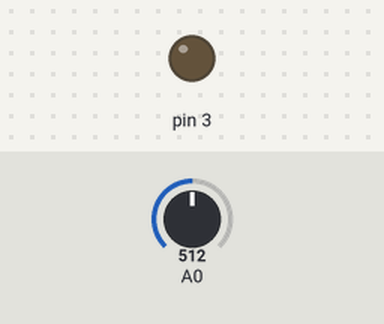
This sketch was run on a simulated Arduino Uno, built with avr-gcc and run on an emulated ATmega328P. Shown: output pins drawn as LEDs (lit = HIGH). Inputs (shaded band) come from the test bench; at power-on: A0 = 512.

Above: at 1.2 s.
1.3 s: A0 set to 1015
2.8 s: A0 set to 1023
At 4.0 s:
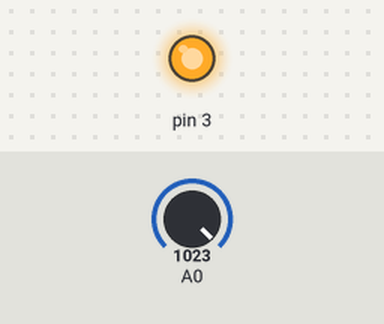
4.3 s: A0 set to 900
At 5.1 s:
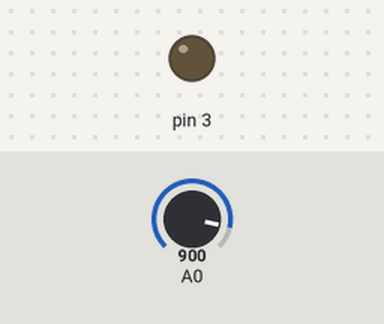
Timing chart, 0 to 7.3 s (numbered marks = the images above; inputs shaded):
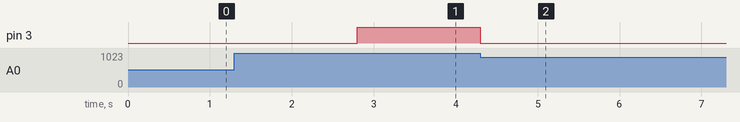

Measured:
- the behaviour switches between 1022 and 1023 on A0 (found by bisection; images 0 and 1)
- after the input at 1.3 s, every drawn part: stays the same
- after the input at 2.8 s, pin 3: LOW → HIGH at once
- after the input at 4.3 s, pin 3: HIGH → LOW at once

The sketch:

Analog_Remap.ino
```cpp
/*
 * Zachary Davis
 */

//initializing various variables
int analogIn = 0;
int analogOut = 0;

//initialize output pins
void setup(){
   //Serial.begin(9600);
   pinMode(3, OUTPUT);
}


void loop(){
  //Read the analog value in from A0
  analogIn = analogRead(A0);
  //Print this value to the monitor
  Serial.println(analogIn);
  //Use the equation to remap to PWM range keeping ratio equal
  analogOut = (analogIn/1023)*255;
  //Write this value to out PWM pin 3
  analogWrite(3, analogOut);
}
```
